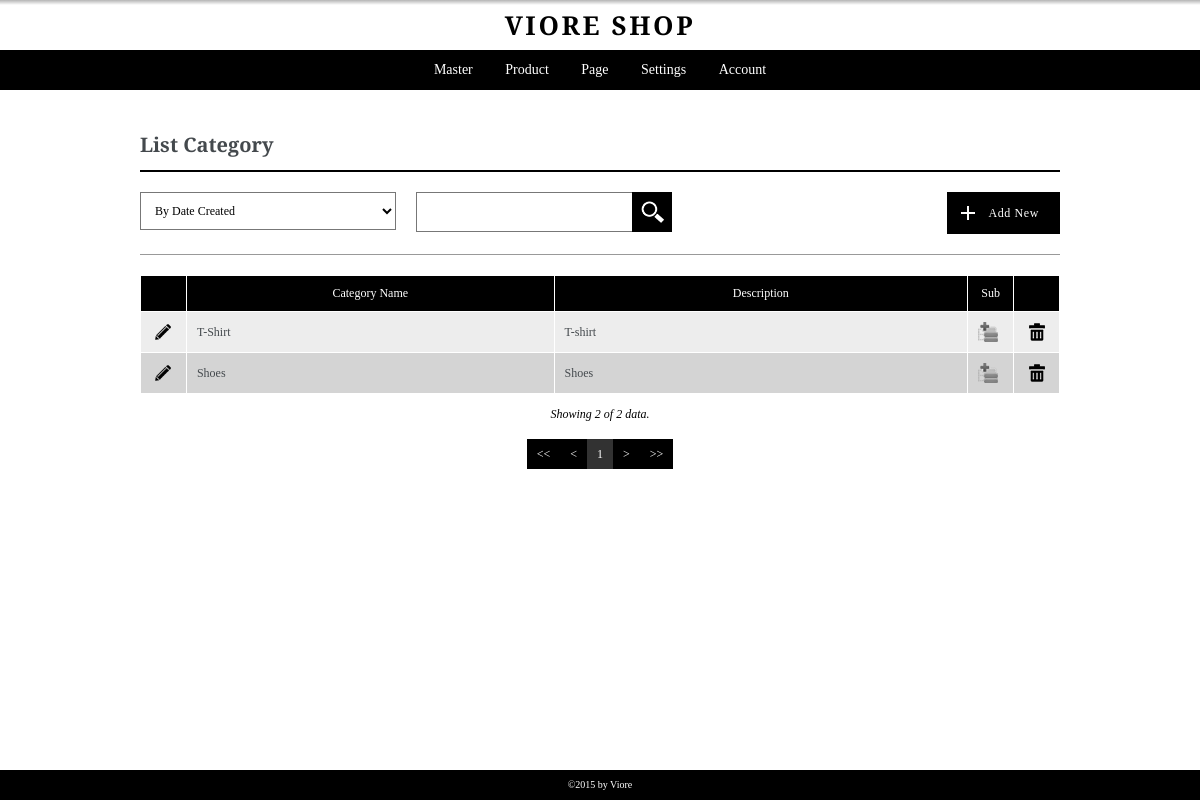
The page /admin/pages/listcategory.php (signed in) on the database as committed earlier.
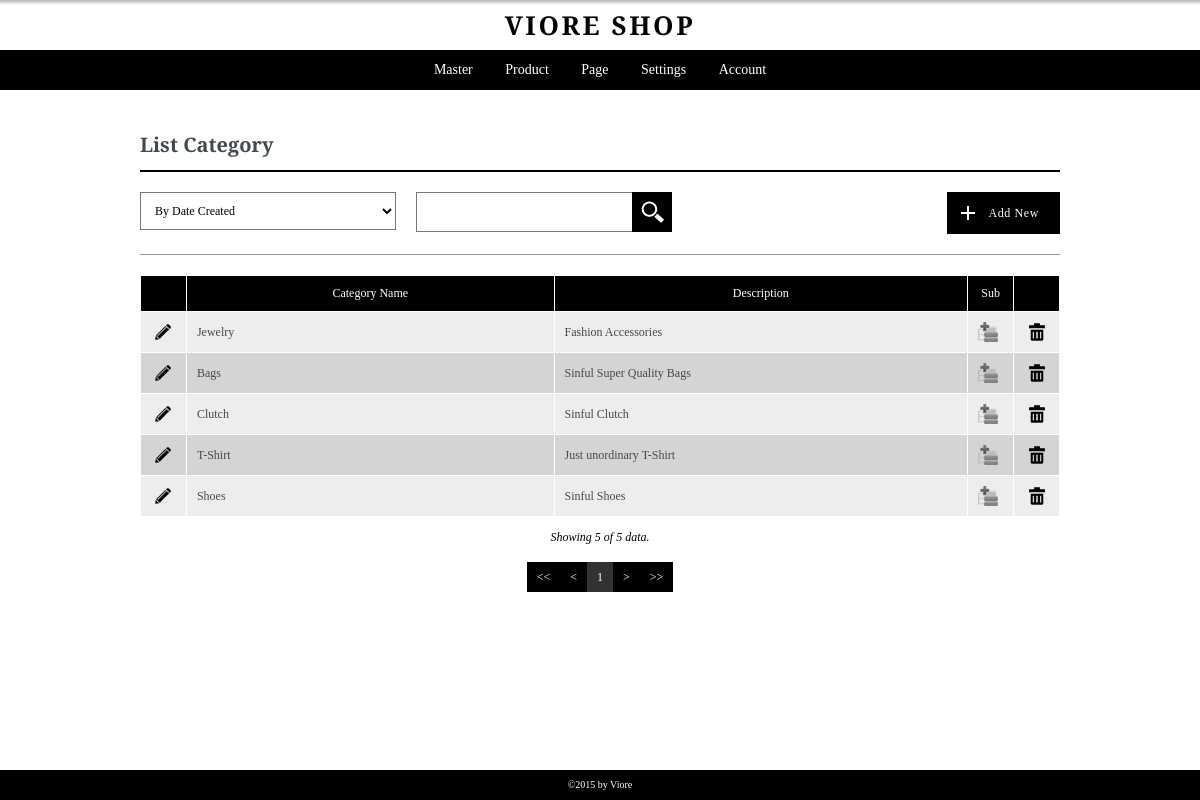
The same page on the database as committed later.
### tables this page shows
CREATE TABLE `category` (
  `id_category` int(5) NOT NULL,
  `category_name` varchar(100) NOT NULL,
  `category_description` text NOT NULL,
  `user_create` int(5) NOT NULL,
  `user_edit` int(5) NOT NULL,
  `date_created` datetime NOT NULL,
  `date_edited` datetime NOT NULL,
  `active` int(1) NOT NULL
);

### admin/pages/getfieldname.php (called while the page is built, shortened)
<?php
if((substr($pagecall,0,4)=="edit")||(substr($pagecall,0,4)=="list")){
	$tabel = substr($pagecall, 4);
}
else {
	$tabel = substr($pagecall, 3);
}
$pageedit = "add".$tabel;
?>

### admin/pages/listcategory.php (the view, shortened to what this page needs)
<?php
	include "header.php";
	$pagecall = "listcategory";
	include "controller.php";
	include "getfieldname.php";
?>
<div class="container">
	<div class="content list listcategory">
		<h3><?php echo ucwords("List ".$tabel); ?></h3>
		<?php
			include ("../pages/filter-box.php");
		?>
		<div class="data-table">
			<table border="1" cellpadding="0" cellspacing="0" width="100%">
				<colgroup>
					<col width="5%">
					<col width="40%">
					<col width="">
					<col width="5%">
					<col width="5%">
				</colgroup>
				<thead>
					<tr>
						<th>&nbsp;</th>
						<th>Category Name</th>
						<th>Description</th>
						<th>Sub</th>
						<th>&nbsp;</th>
					</tr>
				</thead>
				<tbody>
					<?php
					$batas=20;
					if (empty($halaman))
					{
						$posisi=0;
					}
					else
					{
						$posisi=($halaman-1)*$batas;
					}
					$sql = "SELECT * FROM category ";
					$sql .= "WHERE active=1 ";
					if ((isset($_POST['sortingchoice'])) AND ($_POST['sortingchoice']!="all"))
					{
						$sorting_opt = explode(":", $_POST['sortingchoice']);
						$sql .= "ORDER BY ".$sorting_opt[0]." ".$sorting_opt[1]." ";
					}
					else{
						$sql .= "ORDER BY date_created DESC ";
					}
					$sqlp = $sql."LIMIT $posisi,$batas";
					$result = mysql_query($sqlp);
					while ($row=mysql_fetch_array($result))
					{
						echo '<tr>';
						echo '	<td align="center">
									<a href="'.$pageedit.'.php?act=chg&id='.$row["id_category"].'" class="link-opt"><img src="../images/icon-pencil.png" alt="Edit" title="Edit"></a>
								</td>
						';
						echo '	<td align="left">'.$row['category_name'].'</td>';
						echo '	<td align="left">'.$row['category_description'].'</td>';
						echo '<td><a href="listsubcategory.php?id='.$row["id_category"].'"><img src="../images/icon-sub.png" alt="Subcategory" title="Subcategory"></a></td>';
						echo '	<td align="center">
									<a href="deactive.php?id='.$row["id_category"].'&pageorigin='.$pagecall.'" class="link-opt"><img src="../images/icon-trash.png" alt="Delete" title="Delete"></a>
								</td>
						';
						echo '</tr>';
					}
					?>
				</tbody>
			</table>
		</div>
		<div class="data-show">
			<?php
				$jumlah = mysql_num_rows($result);
				$showing = $batas;
				if ($jumlah<$batas){$showing=$jumlah;}
				echo '<p>Showing '.$showing.' of '.$jumlah.' data.</p>';
			?>
		</div>
		<?php
			include ("../modules/paging.php");
		?>
	</div>
</div>
<?php
	include "footer.php";
?>

Rows that differ between the two databases and show on the page:
added category: category_name "Jewelry", category_description "Fashion Accessories"
added category: category_name "Bags", category_description "Sinful Super Quality Bags"
added category: category_name "Clutch", category_description "Sinful Clutch"
changed category "T-Shirt": category_description "T-shirt" → "Just unordinary T-Shirt"
changed category "Shoes": category_description "Shoes" → "Sinful Shoes"
Other text that changed with them:
$showing: "2" → "5"
$jumlah: "2" → "5"
